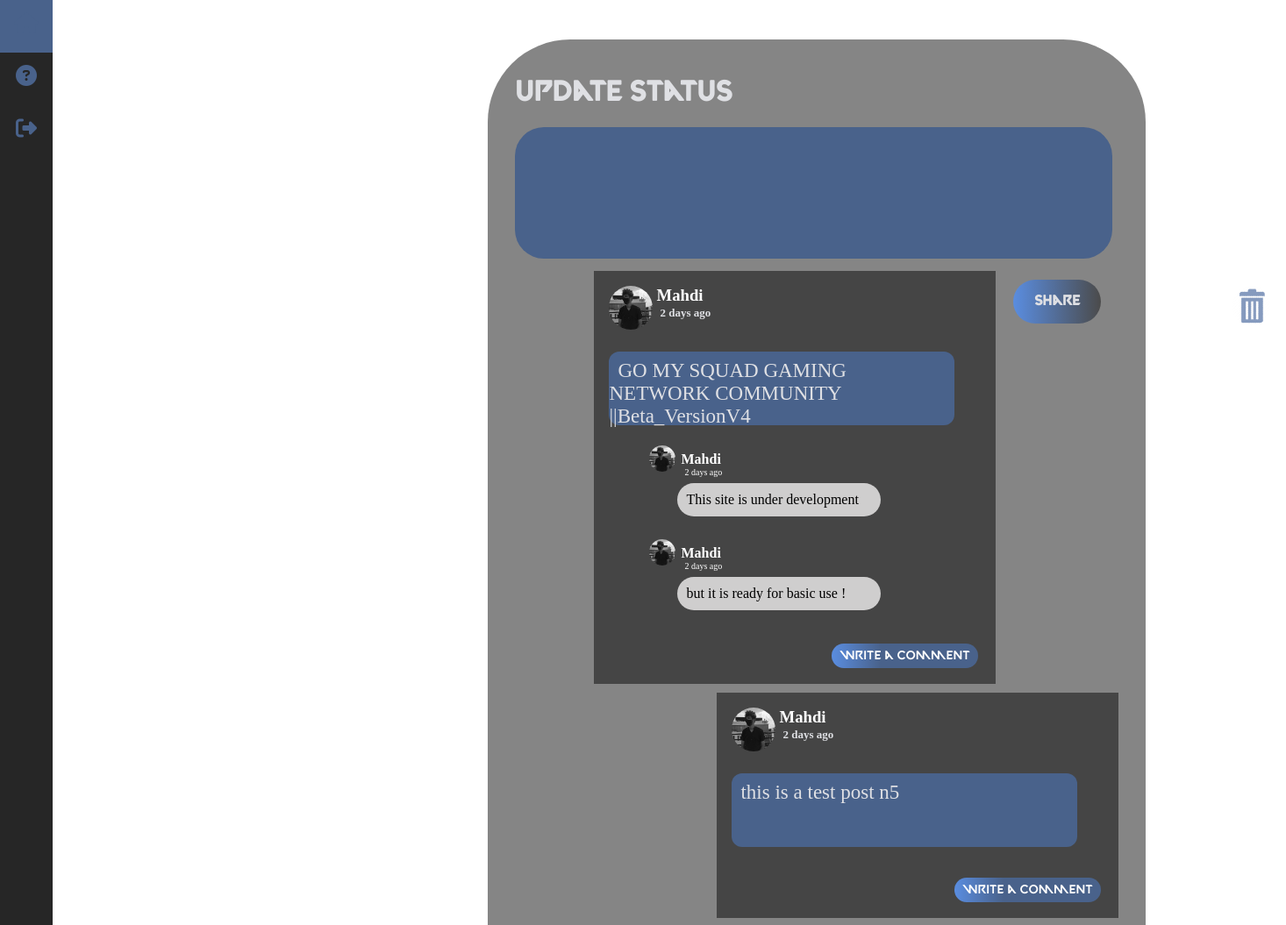
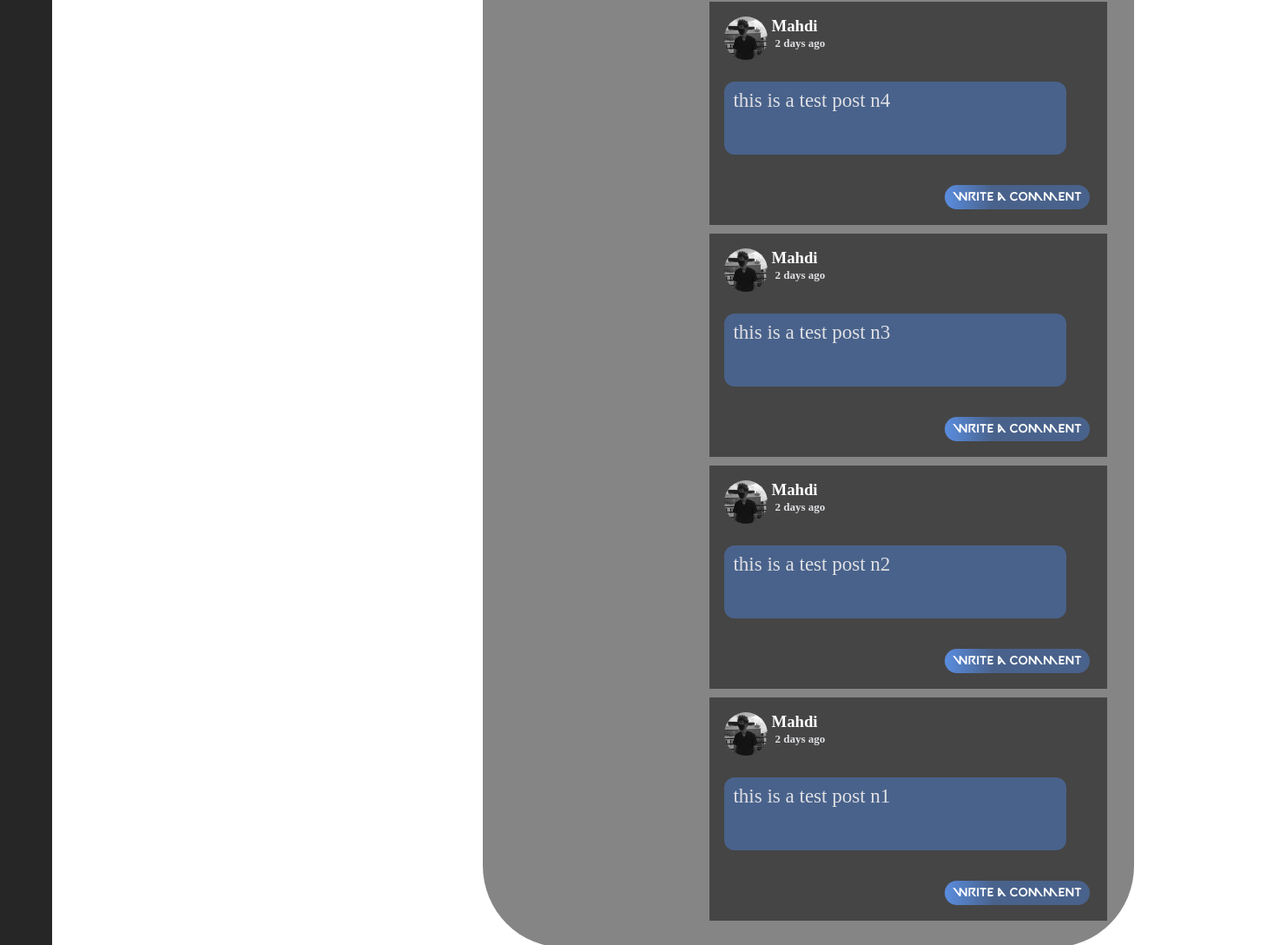
Screenshot of /Rocket_League.php with the database file from the repository (2 pictures, top to bottom).
### tables this page shows
CREATE TABLE `post` (
  `post_id` int(100) NOT NULL,
  `user_id` varchar(100) NOT NULL,
  `content` varchar(100) NOT NULL,
  `category_id` int(10) NOT NULL,
  `created` varchar(100) NOT NULL
);

CREATE TABLE `user` (
  `user_id` int(100) NOT NULL,
  `username` varchar(100) NOT NULL,
  `email` varchar(100) NOT NULL,
  `age` varchar(100) NOT NULL,
  `discord` varchar(100) NOT NULL,
  `password` varchar(100) NOT NULL,
  `password2` varchar(100) NOT NULL,
  `profile_picture` varchar(100) NOT NULL
);

CREATE TABLE `comments` (
  `comment_id` int(100) NOT NULL,
  `post_id` varchar(100) NOT NULL,
  `user_id` varchar(100) NOT NULL,
  `name` varchar(100) NOT NULL,
  `content_comment` varchar(10000) NOT NULL,
  `image` varchar(100) NOT NULL,
  `created` varchar(100) NOT NULL
);

### Rocket_League.php (the view, shortened to what this page needs)
<!DOCTYPE html>
<html>
   <head>
      <link rel="stylesheet" type="text/css" href="css/rocket_league.css">
   </head>
   <body>
      <?php include ('timming_function.php');?>
      <div class="navigation">
         <ul>
            <li>
               <a href="home.php">
               <span class="icon"><i class="fas fa-home"></i></span>
               </a>
            </li>
            <li>
               <a href="help">
               <span class="icon"><i class="fas fa-question-circle"></i></span>
               </a>
            </li>
            <li>
               <a href="logout.php">
               <span class="icon"><i class="fas fa-sign-out-alt"></i></span>
               </a>
            </li>
         </ul>
      </div>
      <div id="container">
      <div id="right-nav">
         <h1 style="padding-bottom: 20px;">Update Status</h1>
         <div>
            <form method="post" action="post.php">
               <textarea value="Looking for Team ?" name="content" class="post-text" required></textarea>
               <div class="button-share">
                  <button class="btn-hover share" name="Submit">
                     <p>Share</p>
                  </button>
               </div>
            </form>
         </div>
         <?php
            include("includes/database.php");
            ?>
      <?php
                 		$query= mySQLi_query($con,"SELECT * from post LEFT JOIN user on user.user_id = post.user_id WHERE category_id = 1 order by post_id DESC");
                 		while($row = mySQLi_fetch_array($query)){
                 			$posted_by = $row['username'];
                 			$profile_picture = $row['profile_picture'];
                 			$post_id = $row['post_id'];
                 			$time= $row['created'];
                 ?>
      <div class="right-nav1">
      <div class="tools">
         <div class="profile_picture">
            <img src="<?php echo $profile_picture; ?>">
         </div>
         <div class="poster">
            <h3><?php echo $posted_by; ?></h3>
         </div>
         <br>
         <div class="trash2">
            <a href="delete_post_rl.php<?php echo '?id='.$post_id; ?>" title="Delete your post">
               <img  src="css/trash2.png"></a>
            </div>
         </div>
         <div class="post_time">
            <strong><?php echo $time = time_stamp($time); ?></strong>
         </div>
         <div class="post-content">
            <p>
               <?php echo $row['content']; ?>
            </p>
         </div>
         <?php
            $comment=mySQLi_query($con,"SELECT * from `comments` WHERE `post_id`='$post_id' order by `post_id` DESC");
            while($row=mySQLi_fetch_array($comment)){
                      $comment_id = $row['comment_id'];
                      $time = $row['created'];
            ?>
            <div class="comment-display" <?php echo $comment_id ?>>
            <div class="comment_avatar">
               <img src="<?php echo $row['image']; ?>">
            </div>
            <div class="comment_name">
               <h3><?php echo $row['name']; ?></h3>
               </div>
               <div class="time-comment">
               <?php echo $time = time_stamp($time); ?>
            </div>
            <div class="comment_post">
               <?php echo $row['content_comment']; ?>
            </div>
         </div>
         <?php
            }
            ?>
         <div class="commentor">
            <form method="POST" action="comment_rl.php">
               <div class="comment-area">
                  <div class="comment_box">
                     <details>
                        <summary>
                           <div class="button">
                              <p class="btn-comment"> Write a Comment</p>
                           </div>
                        </summary>
                     </details>
                     </div>
                  </div>
            </form>
            </div>
         </div>
         <?php
            }
            ?>
      </div>
   </body>
</html>

### timming_function.php (shortened to what this page needs)
<?php
function time_stamp($session_time)
{
			$time_difference = time() - $session_time ;
			$seconds = $time_difference ;
			$minutes = round($time_difference / 60 );
			$hours = round($time_difference / 3600 );
			$days = round($time_difference / 86400 );
			if($seconds <= 60)
			{
			echo"$seconds seconds ago";
			}
			else if($days <=7)
			{
			if($days==1)
			{
			echo"one day ago";
			}
			else
			{
			echo"$days days ago";
			}
			}
			}
?>

### rows the page displays
post: user.profile_picture (picture), user.username "Mahdi", content "GO MY SQUAD GAMING NETWORK COMMUNITY ||Beta_VersionV4"
comments: image (picture), name "Mahdi", content_comment "This site is under development"
comments: image (picture), name "Mahdi", content_comment "but it is ready for basic use !"
post: user.profile_picture (picture), user.username "Mahdi", content "this is a test post n5"
post: user.profile_picture (picture), user.username "Mahdi", content "this is a test post n4"
post: user.profile_picture (picture), user.username "Mahdi", content "this is a test post n3"
post: user.profile_picture (picture), user.username "Mahdi", content "this is a test post n2"
post: user.profile_picture (picture), user.username "Mahdi", content "this is a test post n1"
